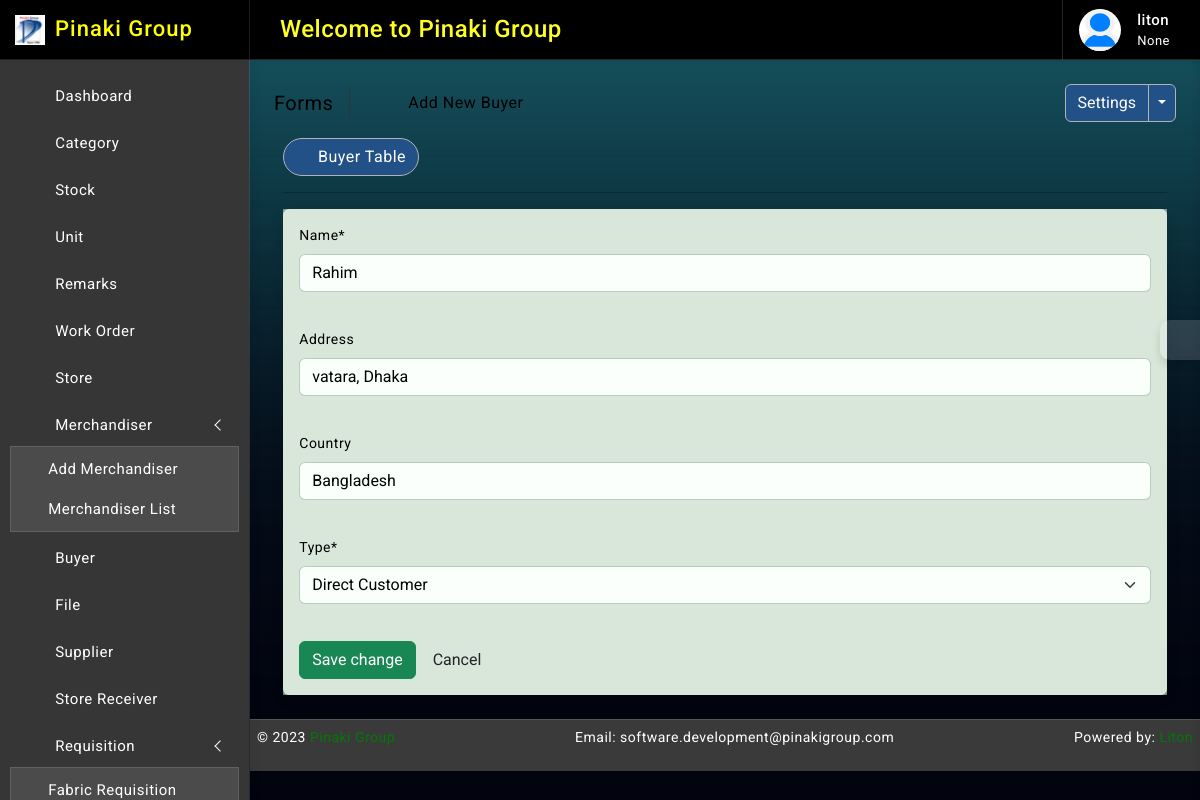
/buyer/2/ (signed in), run on the app's committed database.
### accounts/models.py (models this page shows, shortened)
class Profile(models.Model):
    user = models.OneToOneField(User, on_delete=models.CASCADE, null=True, blank=True, related_name="profile")
    full_name = models.CharField(max_length=64, null=True, blank=True)
    img_profile = models.ImageField(upload_to='profile', default='default.png', null=True, blank=True)
    phone = models.CharField(max_length=32, null=True, blank=True, unique=True)
    designation = models.CharField("Designation", max_length=50, null=True, blank=True)
    dob = models.DateField(default=None, null=True, blank=True)
    updated_at = models.DateTimeField(auto_now_add=False, auto_now=True)
    created_at = models.DateTimeField(auto_now_add=True, auto_now=False)

### buyer/models.py (models this page shows, shortened)
class Buyer(models.Model):
    name = models.CharField(max_length=64, null=True, blank=True)
    address = models.CharField(max_length=128, null=True, blank=True)
    country = models.CharField(max_length=64, null=True, blank=True)
    TYPE = (
        ('', 'Select'),
        ('direct_customer', 'Direct Customer'),
        ('buying_house', 'Buying House'),
    )
    type = models.CharField(max_length=64, null=True, blank=False, choices=TYPE)
    updated_at = models.DateTimeField(auto_now_add=False, auto_now=True)
    created_at = models.DateTimeField(auto_now_add=True, auto_now=False)

### accounts/decorators.py (the view)
        def wrapper_func(request, *args, **kwargs):
            group = None
            if request.user.groups.exists():
                group = request.user.groups.all()[0].name
            if group in allowed_roles:
                return view_func(request, *args, **kwargs)
            else:
                return render(request, 'accounts/index.html')

### buyer/forms.py
class BuyerForm(forms.ModelForm):
    name = forms.CharField(label='Name', widget=forms.TextInput(attrs={'class': 'form-control', 'placeholder':'Buyer Name'}), required=True, error_messages={'required':'Must Enter a Correct Name'})
    class Meta:
        model = Buyer
        fields = ['id', 'name', 'address', 'country', 'type']
        widgets = {
            'address': forms.TextInput(attrs={'class':'form-control'}),
            'country': forms.TextInput(attrs={'class':'form-control'}),
            'type' : forms.Select(attrs = {'class' : 'textinput form-control'}),
        }

### buyer/views.py (called while the page is built)
@login_required
@allowed_users(allowed_roles=['admin', 'merchandiser', 'store'])
def buyer_update(request, pk):
    get_buyer_data = get_object_or_404(Buyer, pk=pk)
    form = BuyerForm(instance=get_buyer_data)
    if request.method == 'POST':
        form = BuyerForm(request.POST, instance=get_buyer_data)
        if form.is_valid():
            form.save()
            messages.success(request, 'Buyer updated successfully')
            return redirect('buyer_read')
    context = {
        'form': form
    }
    return render(request, 'buyer/update.html', context)

### templates/buyer/update.html (shortened to what this page needs)
{% extends 'base/index.html' %}
{% block body %}
{% load crispy_forms_tags %}
{% load static %}
<div class="page-wrapper">
	<div class="page-content">
		<div class="page-breadcrumb d-none d-sm-flex align-items-center mb-3">
			<div class="breadcrumb-title pe-3">Forms</div>
			<div class="ps-3">
				<nav aria-label="breadcrumb">
					<ol class="breadcrumb mb-0 p-0">
						<li class="breadcrumb-item">
							<a href="{% static 'javascript:;' %}">
								<i class="bx bx-home-alt"></i>
							</a>
						</li>
						<li class="breadcrumb-item active" aria-current="page">Add New Buyer</li>
					</ol>
				</nav>
			</div>
			<div class="ms-auto">
				<div class="btn-group">
					<button type="button" class="btn btn-light">Settings</button>
					<button type="button" class="btn btn-light dropdown-toggle dropdown-toggle-split" data-bs-toggle="dropdown">
					</button>
				</div>
			</div>
		</div>
		<div class="row">
			<div class="col-xl-9 mx-auto">
				<div class="ms-auto">
					<a href="{% url 'buyer_read' %}" class="btn btn-light radius-30 mt-2 mt-lg-0">
						<i class="bx bx-grid-alt"></i>Buyer Table
					</a>
				</div>
				<hr/>
				<div class="card">
					<div class="card-body">
                        <form method="POST" enctype="multipart/form-data">
                            <div class="form-row">
                                <div class="form-group col-md-12 mb-0">
                                    <div class="controls">
                                        {{ form.name|as_crispy_field }}
                                    </div>
                                </div><br>
                                <div class="form-group col-md-12 mb-0">
                                    <div class="controls">
                                        {{ form.address|as_crispy_field }}
                                    </div>
                                </div><br>
                                <div class="form-group col-md-12 mb-0">
                                    <div class="controls">
                                        {{ form.country|as_crispy_field }}
                                    </div>
                                </div><br>
                                <div class="form-group col-md-12 mb-0">
                                    <div class="controls">
                                        {{ form.type|as_crispy_field }}
                                    </div>
                                </div><br>
                            </div>
                            <div class="form-actions">
                                <button type="submit" class="btn btn-success">Save change</button>
                                <button type="reset" class="btn">Cancel</button>
                            </div>
                        </form>
					</div>
				</div>
			</div>
		</div>
	</div>
</div>
{% endblock body %}

### templates/base/index.html (shortened to what this page needs)
{% load static %}
<!DOCTYPE html>
<html lang="en">
<head>
<link href="{% static 'plugins/simplebar/css/simplebar.css' %}" rel="stylesheet" />
<link href="{% static 'plugins/perfect-scrollbar/css/perfect-scrollbar.css' %}" rel="stylesheet" />
<link href="{% static 'plugins/metismenu/css/metisMenu.min.css' %}" rel="stylesheet" />
<link href="{% static 'plugins/datatable/css/dataTables.bootstrap5.min.css' %}" rel="stylesheet" />
<link href="{% static 'css/bootstrap.min.css' %}" rel="stylesheet">
<link href="{% static 'css/bootstrap-extended.css' %}" rel="stylesheet">
<link href="{% static 'css/app.css' %}" rel="stylesheet">
<link href="{% static 'css/icons.css' %}" rel="stylesheet">
<link rel="stylesheet" href="https://cdnjs.cloudflare.com/ajax/libs/select2/4.0.13/css/select2.min.css">
</head>
<body class="bg-theme bg-theme2">
    <div class="wrapper">
<div class="sidebar-wrapper" data-simplebar="true">
    <div class="sidebar-header">
        <div>
            <img src="{% static 'images/logo-icon.png' %}" class="logo-icon" alt="logo icon">
        </div>
        <div>
            <h4 class="logo-text">Pinaki Group</h4>
        </div>
        <div class="toggle-icon ms-auto"><i class='bx bx-arrow-to-left'></i>
        </div>
    </div>
    <ul class="metismenu" id="menu">
        <li>
            <a href="{% url 'home' %}">
                <div class="parent-icon"><i class='bx bx-home-circle'></i>
                </div>
                <div class="menu-title">Dashboard</div>
            </a>
        </li>
        {% for group in user.groups.all %}
        {% if group.name == "merchandiser" %}
        <li>
            <a class="has-arrow" href="javascript:;">
                <div class="parent-icon"><i class="bx bx-grid-alt"></i>
                </div>
                <div class="menu-title">Merchandiser</div>
            </a>
            <ul>
                <li> <a href="/merchandiser/create/"><i class="bx bx-right-arrow-alt"></i>Add Merchandiser</a>
                </li>
                <li> <a href="{% url 'merchandiser_read' %}"><i class="bx bx-right-arrow-alt"></i>Merchandiser List</a>
                </li>
            </ul>
        </li>
                <li>
                    <a href="{% url 'buyer_read' %}">
                        <div class="parent-icon"><i class="lni lni-users"></i>
                        </div>
                        <div class="menu-title">Buyer</div>
                    </a>
                </li>
                <li>
                    <a href="{% url 'file_read' %}">
                        <div class="parent-icon"><i class='bx bx-file'></i>
                        </div>
                        <div class="menu-title">File</div>
                    </a>
                </li>
                <li>
                    <a href="/supplier/create/">
                        <div class="parent-icon"><i class='lni lni-cart-full'></i>
                        </div>
                        <div class="menu-title">Supplier</div>
                    </a>
                </li>
            {% else %}
            <li>
                <a href="{% url 'category_read' %}">
                    <div class="parent-icon"><i class='bx bx-grid-alt'></i>
                    </div>
                    <div class="menu-title">Category</div>
                </a>
            </li>
            <li>
                <a href="{% url 'stock_read' %}">
                    <div class="parent-icon"><i class="fadeIn animated bx bx-store"></i>
                    </div>
                    <div class="menu-title">Stock</div>
                </a>
            </li>
            <li>
                <a href="{% url 'unit_read' %}">
                    <div class="parent-icon"><i class="fadeIn animated bx bx-store"></i>
                    </div>
                    <div class="menu-title">Unit</div>
                </a>
            </li>
            <li>
                <a href="{% url 'remarks_read' %}">
                    <div class="parent-icon"><i class="fadeIn animated bx bx-comment-add"></i>
                    </div>
                    <div class="menu-title">Remarks</div>
                </a>
            </li>
            <li>
                <a href="{% url 'wo_read' %}">
                    <div class="parent-icon"><i class="lni lni-cart"></i>
                    </div>
                    <div class="menu-title">Work Order</div>
                </a>
            </li>
            <li>
                <a href="{% url 'store_read' %}">
                    <div class="parent-icon"><i class="fadeIn animated bx bx-store-alt"></i>
                    </div>
                    <div class="menu-title">Store</div>
                </a>
            </li>
            <li>
                <a class="has-arrow" href="javascript:;">
                    <div class="parent-icon"><i class="bx bx-grid-alt"></i>
                    </div>
                    <div class="menu-title">Merchandiser</div>
                </a>
                <ul>
                    <li> <a href="/merchandiser/create/"><i class="bx bx-right-arrow-alt"></i>Add Merchandiser</a>
                    </li>
                    <li> <a href="{% url 'merchandiser_read' %}"><i class="bx bx-right-arrow-alt"></i>Merchandiser List</a>
                    </li>
                </ul>
            </li>
            <li>
                <a href="{% url 'buyer_read' %}">
                    <div class="parent-icon"><i class="lni lni-users"></i>
                    </div>
                    <div class="menu-title">Buyer</div>
                </a>
            </li>
            <li>
                <a href="{% url 'file_read' %}">
                    <div class="parent-icon"><i class='bx bx-file'></i>
                    </div>
                    <div class="menu-title">File</div>
                </a>
            </li>
            <li>
                <a href="/supplier/create/">
                    <div class="parent-icon"><i class='lni lni-cart-full'></i>
                    </div>
                    <div class="menu-title">Supplier</div>
                </a>
            </li>
                <li>
                    <a href="{% url 'storeRec_read' %}">
                        <div class="parent-icon"><i class='bx bx-cart'></i>
                        </div>
                        <div class="menu-title">Store Receiver</div>
                    </a>
                </li>
                <li>
                    <a href="javascript:;" class="has-arrow">
                        <div class="parent-icon"><i class='lni lni-spiner-solid'></i>
                        </div>
                        <div class="menu-title">Requisition</div>
                    </a>
                    <ul>
                        <li> <a href="{% url 'fabricr_read' %}"><i class="bx bx-right-arrow-alt"></i>Fabric Requisition</a>
                        </li>
                    </ul>
                </li>
            {% endif %}
        {% endfor %}
    </ul>
</div>
		<header>
			<div class="topbar d-flex align-items-center">
				<nav class="navbar navbar-expand">
					<div class="search-bar flex-grow-1">
						<div class="position-relative search-bar-box">
							<marquee behavior="" direction="">
								<h4 style="color:#FFFF22"class="my-4">Welcome to Pinaki Group</h4>
							</marquee>
						</div>
					</div>
					<div class="top-menu ms-auto">
						<ul class="navbar-nav align-items-center">
							<li class="nav-item dropdown dropdown-large">
								<a class="nav-link dropdown-toggle dropdown-toggle-nocaret" href="#" role="button" data-bs-toggle="dropdown" aria-expanded="false">	<i class='bx bx-category'></i>
								</a>
							</li>
						</ul>
					</div>
					<div class="user-box dropdown">
						<a class="d-flex align-items-center nav-link dropdown-toggle dropdown-toggle-nocaret" href="#" role="button" data-bs-toggle="dropdown" aria-expanded="false">
							<img src="{{ user.profile.img_profile.url }}" class="user-img" alt="user avatar">
							<div class="user-info ps-3">
								<p class="user-name mb-0">{{request.user}}</p>
								<p class="designattion mb-0">{{ user.profile.designation }}</p>
							</div>
						</a>
					</div>
				</nav>
			</div>
		</header>
        {% block body %}
        {% endblock body %}
        <footer class="page-footer">
            <p>
                <span style="text-align:left;float:left">&copy; 2023 <a href="https://pinakigroup.com/" alt="Bootstrap Themes" target="_blank">Pinaki Group</a></span>
                <span class="mb-0">Email: software.development@pinakigroup.com</span>
                <span class="hidden-phone" style="text-align:right;float:right">Powered by: <a href="https://www.linkedin.com/in/litonbairaggi" alt="Bootstrap Admin Templates" target="_blank">Liton</a></span>
            </p>
        </footer>
    </div>
	<div class="switcher-wrapper">
		<div class="switcher-btn"> <i class='bx bx-cog bx-spin'></i>
		</div>
	</div>
</body>
</html>

### data on the page
Buyer: name "Rahim", address "vatara, Dhaka", country "Bangladesh", type "Direct Customer"

### other printed values
{{ request.user }} "liton"
{{ user.profile.designation }} "None"
